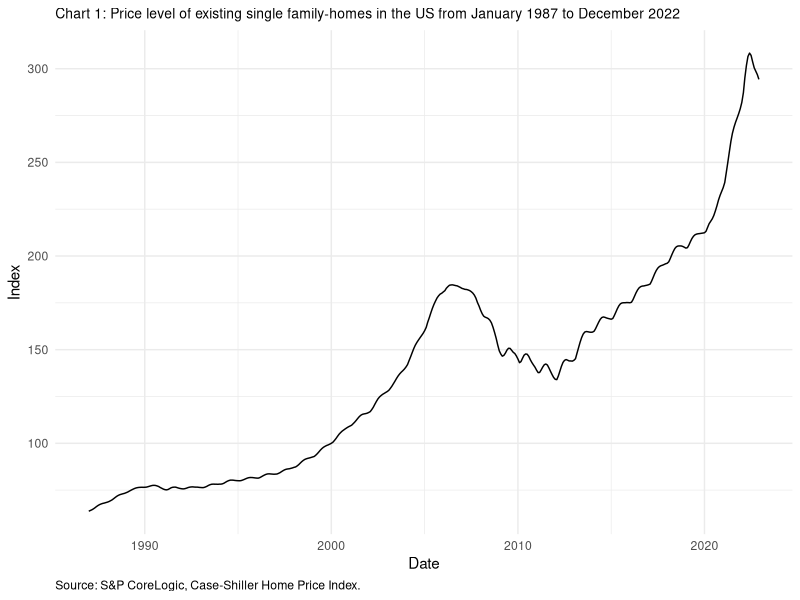
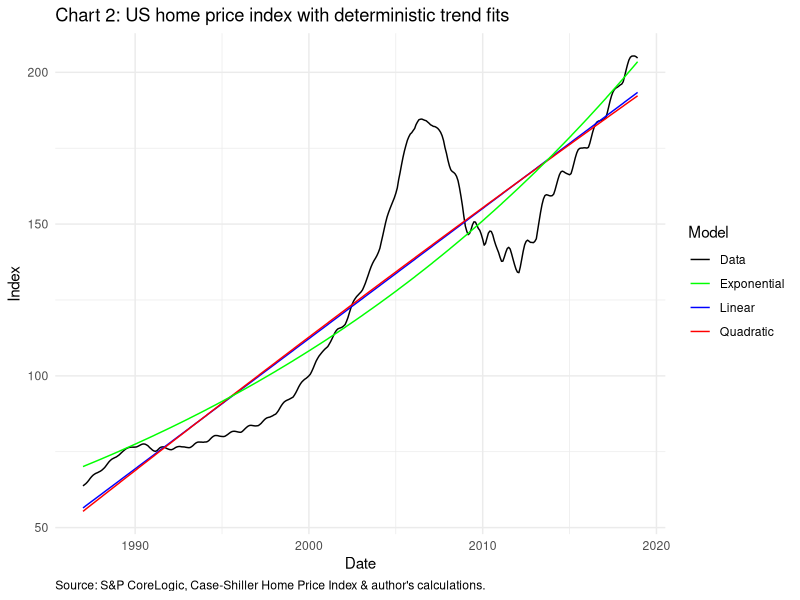
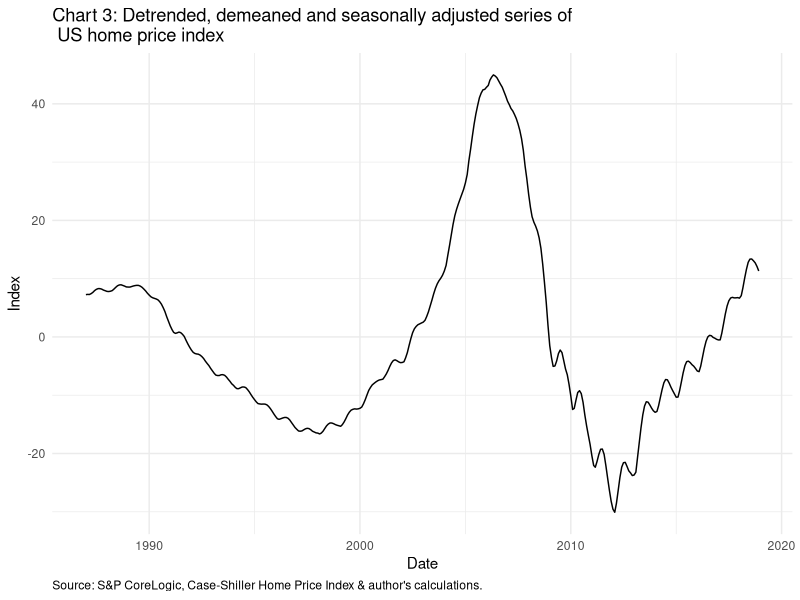

Reproduce these figures in R, in order.
## ---- chunk 1

library(tidyverse)
library(lubridate)
library(forecast)
library(urca)

theme_set(theme_minimal())

## ---- chunk 2

# Packages used for this assignment
 
# library(tidyverse)
# library(lubridate)
# library(forecast)
# library(urca)

## ---- chunk 3

data <- read_csv("csindex.csv") %>% 
  select(date = DATE, price_level = CSUSHPISA) %>% 
  mutate(date = dmy(date)) %>% 
  na.omit()


ggplot(data, aes(x = date, y = price_level)) + 
  geom_line() + 
  ggtitle("Chart 1: Price level of existing single family-homes in the US from January 1987 to December 2022") +
  labs( x = "Date", 
        y = "Index", 
        caption = "Source: S&P CoreLogic, Case-Shiller Home Price Index.") + 
  theme(plot.title = element_text(size = 10),
        plot.caption = element_text(hjust = 0))

## ---- chunk 4

################################################################################
################### SPECIFYING DETERMINISTIC TRENDS ############################
################################################################################

################# GENERATING TREND COMPONENT OF TIME SERIES ####################

data <- data %>% 
  filter(date < as.Date("2019-01-01")) 

data <- data %>% 
  mutate(
    
    time = seq(1,length(data$price_level)),
    time_square = time^2,
    hits_log = log(price_level)
    
  )


# ESTIMATING MODELS


# Linear model

price_model_linear <- lm(price_level ~ time, data = data)

#Quadratic model

price_model_quadratic <- lm(price_level ~ time + time_square, data = data)

#Exponential model

price_model_exponential_descaled <- nls(price_level ~ a*exp(b*time), start = list(a=8000, b = 0.01), data = data)


# EXTRACTING MODEL FITS

data <- data %>% 
  mutate(
    
    linear_model = predict(price_model_linear),
    
    quadratic_model = predict(price_model_quadratic),
    
    exponential_model = predict(price_model_exponential_descaled)
    
  )


ggplot(data, aes(x = date)) + 
  geom_line(aes(y = price_level, colour = "Data")) +
  geom_line(aes(y = linear_model, colour = "Linear")) + 
  geom_line(aes(y = quadratic_model, colour = "Quadratic")) + 
  geom_line(aes(y = exponential_model, colour = "Exponential")) + 
  scale_color_manual(values = c("Data"= "black" ,"Linear" = "blue", "Quadratic" = "red", "Exponential" = "green")) +
  labs(colour = "Model") +
  labs(x = "Date", y = "Index", caption = "Source: S&P CoreLogic, Case-Shiller Home Price Index & author's calculations.") + 
  ggtitle("Chart 2: US home price index with deterministic trend fits") +
    theme(plot.caption = element_text(hjust = 0))

# COMPARING MODEL OUTPUTS

model_list <- list(price_model_linear, price_model_quadratic, price_model_exponential_descaled)

model_names <- c("price_model_linear", "price_model_quadratic", "price_model_exponential_descaled")

extract_criteria <- function(model, model_name) {
  summary_data <- summary(model)
  aic <- AIC(model)
  bic <- BIC(model)
  return(data.frame(Model = model_name, AIC = aic, BIC = bic))
}

model_selection_criteria <- map2_df(model_list, model_names, extract_criteria) %>% 
  arrange(AIC)

print(model_selection_criteria)

# Linear model returns the lowest AIC/BIC. Therefore use this as the trend series.

# Need to generate the detrended series to test for seasonal effects

data <- data %>% 
  mutate(
    
    detrended = resid(price_model_linear)
    
  )


################# GENERATING SEASONAL COMPONENT OF TIME SERIES #################



data <- data %>% 
  mutate(month = month(date)) %>% 
  mutate(
    
    jan_dummy = case_when(month == 1 ~ 1, TRUE ~ 0),
    feb_dummy = case_when(month == 2 ~ 1, TRUE ~ 0),
    mar_dummy = case_when(month == 3 ~ 1, TRUE ~ 0),
    apr_dummy = case_when(month == 4 ~ 1, TRUE ~ 0),
    may_dummy = case_when(month == 5 ~ 1, TRUE ~ 0),
    jun_dummy = case_when(month == 6 ~ 1, TRUE ~ 0),
    jul_dummy = case_when(month == 7 ~ 1, TRUE ~ 0),
    aug_dummy = case_when(month == 8 ~ 1, TRUE ~ 0),
    sep_dummy = case_when(month == 9 ~ 1, TRUE ~ 0),
    oct_dummy = case_when(month == 10 ~ 1, TRUE ~ 0),
    nov_dummy = case_when(month == 11~ 1, TRUE ~ 0),
    dec_dummy = case_when(month == 12 ~ 1, TRUE ~ 0),

    
  )

seasonal_model <- lm(detrended ~ 0 + jan_dummy + feb_dummy + mar_dummy + 
                       apr_dummy + may_dummy + jun_dummy + 
                       jul_dummy + aug_dummy + sep_dummy +
                       oct_dummy + nov_dummy + dec_dummy, 
                     data = data)


summary(seasonal_model)


################# GENERATING THE MEAN OF THE TIME SERIES #######################

data <- data %>% 
  mutate(
    
    mean = mean(detrended),
    
    demeaned = detrended - mean
    
  )




ggplot(data, aes(x = date)) + 
  geom_line(aes(y =  demeaned)) + 
  labs(x = "Date", y = "Index", caption = "Source: S&P CoreLogic, Case-Shiller Home Price Index & author's calculations.") + 
  ggtitle("Chart 3: Detrended, demeaned and seasonally adjusted series of  \n US home price index") +
  theme(plot.caption = element_text(hjust = 0))


## ---- chunk 5

################################################################################
############################# ADF TEST #########################################
################################################################################

#################### SPECIFYING THE NUMBER OF ADF LAGS #########################

# SETTING KMAX

T <- length(data$demeaned)

kmax <- ceiling(12*(T/100)^1/4)



# SPECIYING ADF TEST

for (i in 1:kmax-1){

  k = kmax+1-i    

  df.data = ur.df(data$demeaned, type = "none", lags = k)

  tstat = df.data@testreg$coefficients[k+1,3]

  if(abs(tstat) >= 1.6){break}
}

k

summary(df.data)

test_data <- data %>% 
  pull(demeaned) %>% 
  ts(start = c(1987,1), frequency = 12)

test_model <- auto.arima(test_data)

summary(test_model)

## ---- chunk 6


## ---- chunk 7


